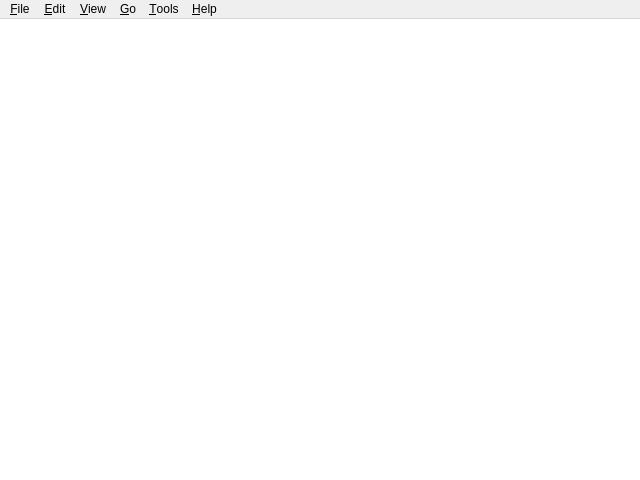
<?xml version="1.0" encoding="UTF-8"?>
<ui version="4.0">
 <class>MainWindow</class>
 <widget class="QMainWindow" name="MainWindow">
  <property name="geometry">
   <rect>
    <x>0</x>
    <y>0</y>
    <width>640</width>
    <height>480</height>
   </rect>
  </property>
  <property name="contextMenuPolicy">
   <enum>Qt::DefaultContextMenu</enum>
  </property>
  <property name="windowTitle">
   <string>qView</string>
  </property>
  <widget class="QWidget" name="centralWidget">
   <property name="layoutDirection">
    <enum>Qt::LeftToRight</enum>
   </property>
   <layout class="QVBoxLayout" name="verticalLayout">
    <property name="leftMargin">
     <number>0</number>
    </property>
    <property name="topMargin">
     <number>0</number>
    </property>
    <property name="rightMargin">
     <number>0</number>
    </property>
    <property name="bottomMargin">
     <number>0</number>
    </property>
    <item>
     <widget class="QVGraphicsView" name="graphicsView">
      <property name="enabled">
       <bool>true</bool>
      </property>
      <property name="contextMenuPolicy">
       <enum>Qt::NoContextMenu</enum>
      </property>
      <property name="frameShape">
       <enum>QFrame::NoFrame</enum>
      </property>
      <property name="frameShadow">
       <enum>QFrame::Plain</enum>
      </property>
      <property name="lineWidth">
       <number>0</number>
      </property>
      <property name="verticalScrollBarPolicy">
       <enum>Qt::ScrollBarAlwaysOff</enum>
      </property>
      <property name="horizontalScrollBarPolicy">
       <enum>Qt::ScrollBarAlwaysOff</enum>
      </property>
      <property name="dragMode">
       <enum>QGraphicsView::ScrollHandDrag</enum>
      </property>
      <property name="transformationAnchor">
       <enum>QGraphicsView::NoAnchor</enum>
      </property>
     </widget>
    </item>
   </layout>
  </widget>
  <widget class="QMenuBar" name="menuBar">
   <property name="enabled">
    <bool>true</bool>
   </property>
   <property name="geometry">
    <rect>
     <x>0</x>
     <y>0</y>
     <width>640</width>
     <height>19</height>
    </rect>
   </property>
   <property name="nativeMenuBar">
    <bool>true</bool>
   </property>
   <widget class="QMenu" name="menuFile">
    <property name="title">
     <string>&amp;File</string>
    </property>
    <addaction name="actionNew_Window"/>
    <addaction name="actionOpen"/>
    <addaction name="actionOpen_URL"/>
    <addaction name="actionOpen_Containing_Folder"/>
    <addaction name="actionProperties"/>
    <addaction name="separator"/>
    <addaction name="actionQuit"/>
   </widget>
   <widget class="QMenu" name="menuHelp">
    <property name="title">
     <string>&amp;Help</string>
    </property>
    <addaction name="actionAbout"/>
    <addaction name="actionWelcome"/>
   </widget>
   <widget class="QMenu" name="menuEdit">
    <property name="title">
     <string>&amp;Edit</string>
    </property>
    <addaction name="actionCopy"/>
    <addaction name="actionPaste"/>
   </widget>
   <widget class="QMenu" name="menuTools">
    <property name="title">
     <string>&amp;Tools</string>
    </property>
    <addaction name="actionSlideshow"/>
    <addaction name="separator"/>
    <addaction name="actionOptions"/>
    <addaction name="separator"/>
   </widget>
   <widget class="QMenu" name="menuView">
    <property name="title">
     <string>&amp;View</string>
    </property>
    <addaction name="actionZoom_In"/>
    <addaction name="actionZoom_Out"/>
    <addaction name="actionReset_Zoom"/>
    <addaction name="actionOriginal_Size"/>
    <addaction name="separator"/>
    <addaction name="actionRotate_Right"/>
    <addaction name="actionRotate_Left"/>
    <addaction name="separator"/>
    <addaction name="actionMirror"/>
    <addaction name="actionFlip"/>
    <addaction name="separator"/>
    <addaction name="actionFull_Screen"/>
   </widget>
   <widget class="QMenu" name="menuGo">
    <property name="title">
     <string>&amp;Go</string>
    </property>
    <addaction name="actionFirst_File"/>
    <addaction name="actionPrevious_File"/>
    <addaction name="actionNext_File"/>
    <addaction name="actionLast_File"/>
   </widget>
   <addaction name="menuFile"/>
   <addaction name="menuEdit"/>
   <addaction name="menuView"/>
   <addaction name="menuGo"/>
   <addaction name="menuTools"/>
   <addaction name="menuHelp"/>
  </widget>
  <action name="actionOpen">
   <property name="icon">
    <iconset theme="document-open">
     <normaloff>.</normaloff>.</iconset>
   </property>
   <property name="text">
    <string>&amp;Open...</string>
   </property>
   <property name="visible">
    <bool>true</bool>
   </property>
  </action>
  <action name="actionAbout">
   <property name="icon">
    <iconset theme="help-about">
     <normaloff>.</normaloff>.</iconset>
   </property>
   <property name="text">
    <string>&amp;About</string>
   </property>
  </action>
  <action name="actionCopy">
   <property name="enabled">
    <bool>false</bool>
   </property>
   <property name="icon">
    <iconset theme="edit-copy">
     <normaloff>.</normaloff>.</iconset>
   </property>
   <property name="text">
    <string>&amp;Copy</string>
   </property>
  </action>
  <action name="actionPaste">
   <property name="icon">
    <iconset theme="edit-paste">
     <normaloff>.</normaloff>.</iconset>
   </property>
   <property name="text">
    <string>&amp;Paste</string>
   </property>
  </action>
  <action name="actionOptions">
   <property name="icon">
    <iconset theme="preferences-other">
     <normaloff>.</normaloff>.</iconset>
   </property>
   <property name="text">
    <string>&amp;Options</string>
   </property>
  </action>
  <action name="actionPrevious_File">
   <property name="enabled">
    <bool>false</bool>
   </property>
   <property name="icon">
    <iconset theme="go-previous">
     <normaloff>.</normaloff>.</iconset>
   </property>
   <property name="text">
    <string>&amp;Previous File</string>
   </property>
  </action>
  <action name="actionNext_File">
   <property name="enabled">
    <bool>false</bool>
   </property>
   <property name="icon">
    <iconset theme="go-next">
     <normaloff>.</normaloff>.</iconset>
   </property>
   <property name="text">
    <string>&amp;Next File</string>
   </property>
  </action>
  <action name="actionOpen_Containing_Folder">
   <property name="enabled">
    <bool>false</bool>
   </property>
   <property name="icon">
    <iconset theme="document-open">
     <normaloff>.</normaloff>.</iconset>
   </property>
   <property name="text">
    <string>Open &amp;Containing Folder</string>
   </property>
  </action>
  <action name="actionWelcome">
   <property name="icon">
    <iconset theme="help-about">
     <normaloff>.</normaloff>.</iconset>
   </property>
   <property name="text">
    <string>&amp;Welcome</string>
   </property>
  </action>
  <action name="actionRotate_Right">
   <property name="enabled">
    <bool>false</bool>
   </property>
   <property name="icon">
    <iconset theme="object-rotate-right">
     <normaloff>.</normaloff>.</iconset>
   </property>
   <property name="text">
    <string>Rotat&amp;e Right</string>
   </property>
  </action>
  <action name="actionRotate_Left">
   <property name="enabled">
    <bool>false</bool>
   </property>
   <property name="icon">
    <iconset theme="object-rotate-left">
     <normaloff>.</normaloff>.</iconset>
   </property>
   <property name="text">
    <string>Rotate &amp;Left</string>
   </property>
  </action>
  <action name="actionMirror">
   <property name="enabled">
    <bool>false</bool>
   </property>
   <property name="icon">
    <iconset theme="object-flip-horizontal">
     <normaloff>.</normaloff>.</iconset>
   </property>
   <property name="text">
    <string>&amp;Mirror</string>
   </property>
  </action>
  <action name="actionFlip">
   <property name="enabled">
    <bool>false</bool>
   </property>
   <property name="icon">
    <iconset theme="object-flip-vertical">
     <normaloff>.</normaloff>.</iconset>
   </property>
   <property name="text">
    <string>&amp;Flip</string>
   </property>
  </action>
  <action name="actionZoom_In">
   <property name="enabled">
    <bool>false</bool>
   </property>
   <property name="icon">
    <iconset theme="zoom-in">
     <normaloff>.</normaloff>.</iconset>
   </property>
   <property name="text">
    <string>&amp;Zoom In</string>
   </property>
  </action>
  <action name="actionZoom_Out">
   <property name="enabled">
    <bool>false</bool>
   </property>
   <property name="icon">
    <iconset theme="zoom-out">
     <normaloff>.</normaloff>.</iconset>
   </property>
   <property name="text">
    <string>Zoom &amp;Out</string>
   </property>
  </action>
  <action name="actionReset_Zoom">
   <property name="enabled">
    <bool>false</bool>
   </property>
   <property name="icon">
    <iconset theme="zoom-fit-best">
     <normaloff>.</normaloff>.</iconset>
   </property>
   <property name="text">
    <string>&amp;Reset Zoom</string>
   </property>
  </action>
  <action name="actionProperties">
   <property name="enabled">
    <bool>false</bool>
   </property>
   <property name="icon">
    <iconset theme="document-properties">
     <normaloff>.</normaloff>.</iconset>
   </property>
   <property name="text">
    <string>&amp;Show File Info</string>
   </property>
  </action>
  <action name="actionFull_Screen">
   <property name="icon">
    <iconset theme="view-fullscreen">
     <normaloff>.</normaloff>.</iconset>
   </property>
   <property name="text">
    <string>Full &amp;Screen</string>
   </property>
  </action>
  <action name="actionOriginal_Size">
   <property name="enabled">
    <bool>false</bool>
   </property>
   <property name="icon">
    <iconset theme="zoom-original">
     <normaloff>.</normaloff>.</iconset>
   </property>
   <property name="text">
    <string>Or&amp;iginal Size</string>
   </property>
  </action>
  <action name="actionNew_Window">
   <property name="icon">
    <iconset theme="window-new">
     <normaloff>.</normaloff>.</iconset>
   </property>
   <property name="text">
    <string>New &amp;Window</string>
   </property>
   <property name="visible">
    <bool>false</bool>
   </property>
  </action>
  <action name="actionSlideshow">
   <property name="enabled">
    <bool>false</bool>
   </property>
   <property name="icon">
    <iconset theme="media-playback-start">
     <normaloff>.</normaloff>.</iconset>
   </property>
   <property name="text">
    <string>Start Sli&amp;deshow</string>
   </property>
   <property name="toolTip">
    <string>Slideshow</string>
   </property>
  </action>
  <action name="actionPause">
   <property name="icon">
    <iconset theme="media-playback-pause">
     <normaloff>.</normaloff>.</iconset>
   </property>
   <property name="text">
    <string>&amp;Pause</string>
   </property>
  </action>
  <action name="actionNext_Frame">
   <property name="icon">
    <iconset theme="media-skip-forward">
     <normaloff>.</normaloff>.</iconset>
   </property>
   <property name="text">
    <string>&amp;Next Frame</string>
   </property>
  </action>
  <action name="actionIncrease_Speed">
   <property name="icon">
    <iconset theme="media-seek-forward">
     <normaloff>.</normaloff>.</iconset>
   </property>
   <property name="text">
    <string>Increase Speed</string>
   </property>
  </action>
  <action name="actionDecrease_Speed">
   <property name="icon">
    <iconset theme="media-seek-backward">
     <normaloff>.</normaloff>.</iconset>
   </property>
   <property name="text">
    <string>Decrease Speed</string>
   </property>
  </action>
  <action name="actionReset_Speed">
   <property name="icon">
    <iconset theme="media-playback-start">
     <normaloff>.</normaloff>.</iconset>
   </property>
   <property name="text">
    <string>Reset Speed</string>
   </property>
  </action>
  <action name="actionSave_Frame_As">
   <property name="icon">
    <iconset theme="document-save-as">
     <normaloff>.</normaloff>.</iconset>
   </property>
   <property name="text">
    <string>Save Frame As...</string>
   </property>
  </action>
  <action name="actionQuit">
   <property name="icon">
    <iconset theme="application-exit">
     <normaloff>.</normaloff>.</iconset>
   </property>
   <property name="text">
    <string>&amp;Quit</string>
   </property>
  </action>
  <action name="actionFirst_File">
   <property name="enabled">
    <bool>false</bool>
   </property>
   <property name="icon">
    <iconset theme="go-first">
     <normaloff>.</normaloff>.</iconset>
   </property>
   <property name="text">
    <string>&amp;First File</string>
   </property>
  </action>
  <action name="actionLast_File">
   <property name="enabled">
    <bool>false</bool>
   </property>
   <property name="icon">
    <iconset theme="go-last">
     <normaloff>.</normaloff>.</iconset>
   </property>
   <property name="text">
    <string>&amp;Last File</string>
   </property>
  </action>
  <action name="actionOpen_URL">
   <property name="icon">
    <iconset theme="document-open-remote"/>
   </property>
   <property name="text">
    <string>Open URL...</string>
   </property>
  </action>
 </widget>
 <layoutdefault spacing="6" margin="11"/>
 <customwidgets>
  <customwidget>
   <class>QVGraphicsView</class>
   <extends>QGraphicsView</extends>
   <header>src/qvgraphicsview.h</header>
  </customwidget>
 </customwidgets>
 <resources/>
 <connections/>
</ui>
